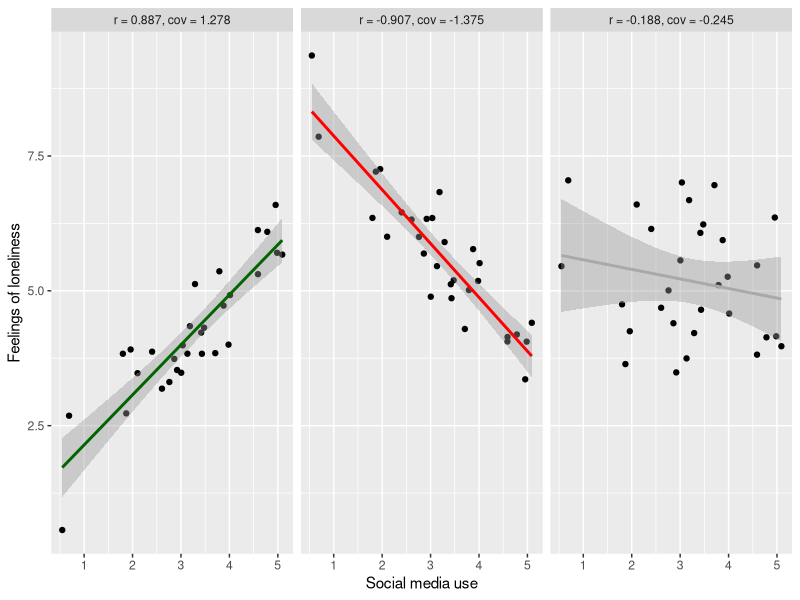
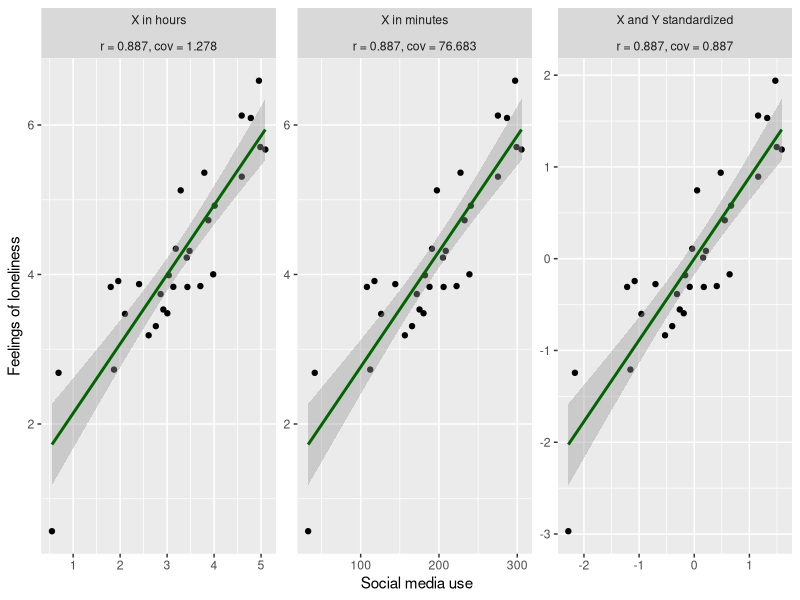

The R script that drew these images, in order:
## ---- chunk 1
library(tidyverse)
set.seed(2)

n = 30
V1 = rnorm(n, 3, 1)
V2_1_positive = V1 + 1 + rnorm(n, 0, 0.5)
V2_2_negative = -V1 + 9 + rnorm(n, 0, 0.5)
V2_3_weak = 5  + rnorm(n, 0, 1)

d = tibble(V1, V2_1_positive, V2_2_negative, V2_3_weak)
dl = pivot_longer(d, cols = c(V2_1_positive, V2_2_negative, V2_3_weak), names_to = "correlation", values_to = "V2")
dl$color = case_when(dl$correlation == "V2_1_positive" ~ "darkgreen",
                      dl$correlation == "V2_2_negative" ~ "red",
                      dl$correlation == "V2_3_weak" ~ "darkgrey")

pos_cor = cor(V1, V2_1_positive)
neg_cor = cor(V1, V2_2_negative)
weak_cor = cor(V1, V2_3_weak)
pos_cov = cov(V1, V2_1_positive)
neg_cov = cov(V1, V2_2_negative)
weak_cov = cov(V1, V2_3_weak)
labels = labeller(correlation = c(V2_1_positive = sprintf("r = %.3f, cov = %.3f", pos_cor, pos_cov), 
                                 V2_2_negative = sprintf("r = %.3f, cov = %.3f", neg_cor, neg_cov),
                                 V2_3_weak = sprintf("r = %.3f, cov = %.3f", weak_cor, weak_cov)))

ggplot(dl, aes(x=V1, y=V2, color=color)) +
  geom_point(color='black') +
  geom_smooth(method='lm') + 
  scale_color_identity() + 
  facet_wrap(~correlation, labeller = labels) +
  xlab('Social media use') + ylab('Feelings of loneliness') + 
  theme(legend.position='top', legend.key.size=unit(2, 'lines'))
## ---- chunk 2
set.seed(2)

n = 30
V1_normal = rnorm(n, 3, 1)
V1_scaled = V1_normal * 60
V1_z = scale(V1_normal)
V2 = V1_normal + 1 + rnorm(n, 0, 0.5)

d = tibble(V1_normal, V1_scaled, V1_z, V2)
dl = pivot_longer(d, cols = c(V1_normal, V1_scaled, V1_z), names_to = "covariance", values_to = "V1")

dl$V2[dl$covariance == "V1_z"] = scale(dl$V2[dl$covariance == "V1_z"])

cov1 = cov(V2, V1_normal)
cov2 = cov(V2, V1_scaled)
cov3 = cov(scale(V2), V1_z)

cor1 = cor(V2, V1_normal)
cor2 = cor(V2, V1_scaled)
cor3 = cor(scale(V2), V1_z)

labels = labeller(
                  covariance = c(V1_normal = sprintf("X in hours\n\nr = %.3f, cov = %.3f", cor1, cov1), 
                                 V1_scaled = sprintf("X in minutes\n\nr = %.3f, cov = %.3f", cor2, cov2),
                                  V1_z = sprintf("X and Y standardized\n\nr = %.3f, cov = %.3f", cor3, cov3)))
ggplot(dl, aes(x=V1, y=V2)) +
    geom_point(color='black') +
    geom_smooth(method='lm', color='darkgreen') + 
    facet_wrap(~covariance, labeller = labels, scales = 'free') +
    xlab("Social media use") + ylab('Feelings of loneliness') +
  theme(legend.position='top', legend.key.size=unit(2, 'lines'))

## ---- chunk 3
library(tidyverse)
d <- tibble(x = c(20, 10, 30, 40, 50),
           y = c( 3,  2,  5,  4,  6))

d
## ---- chunk 4
d <- mutate(d, x_mean = mean(x),
               y_mean = mean(y))
## ---- chunk 5
d <- mutate(d, x_deviation = x - x_mean,
               y_deviation = y - y_mean)
## ---- chunk 6
d <- mutate(d, deviation_product = x_deviation * y_deviation)
## ---- chunk 7
d
## ---- chunk 8
dev_sum = sum(d$deviation_product)
n = nrow(d)        
dev_sum / (n - 1)
## ---- chunk 9
cov(d$x, d$y)
## ---- chunk 10
d <- mutate(d, x_z = (x - mean(x)) / sd(x),    
               y_z = (y - mean(y)) / sd(y))
## ---- chunk 11
cov(d$x_z, d$y_z)
cor(d$x, d$y)
## ---- chunk 12
d |>
  select(x, y) |>
  cov()
## ---- chunk 13
cov_xy = 22.5
Sx = sqrt(250)
Sy = sqrt(2.5)

cov_xy / (Sx * Sy)
